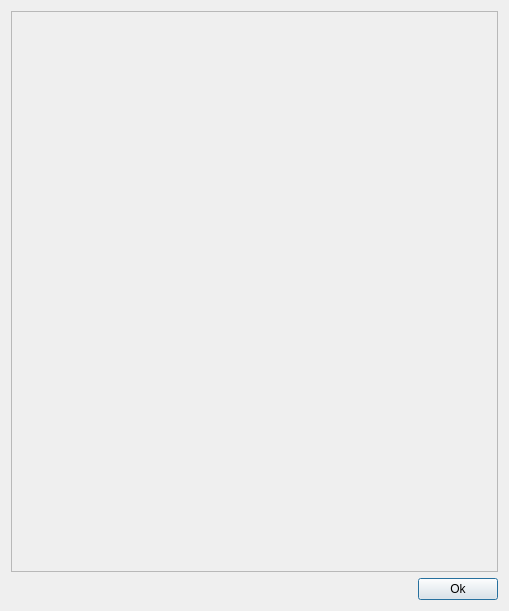
<?xml version="1.0" encoding="UTF-8"?>
<ui version="4.0">
 <class>view_exam_results</class>
 <widget class="QDialog" name="view_exam_results">
  <property name="geometry">
   <rect>
    <x>0</x>
    <y>0</y>
    <width>509</width>
    <height>611</height>
   </rect>
  </property>
  <property name="windowTitle">
   <string>Dialog</string>
  </property>
  <layout class="QGridLayout" name="gridLayout">
   <item row="0" column="0">
    <widget class="QScrollArea" name="scrollArea">
     <property name="widgetResizable">
      <bool>true</bool>
     </property>
     <widget class="QWidget" name="scrollExamResults">
      <property name="geometry">
       <rect>
        <x>0</x>
        <y>0</y>
        <width>485</width>
        <height>549</height>
       </rect>
      </property>
      <layout class="QVBoxLayout" name="verticalLayout"/>
     </widget>
    </widget>
   </item>
   <item row="1" column="0">
    <layout class="QHBoxLayout" name="horizontalLayout">
     <item>
      <spacer name="horizontalSpacer">
       <property name="orientation">
        <enum>Qt::Horizontal</enum>
       </property>
       <property name="sizeHint" stdset="0">
        <size>
         <width>576</width>
         <height>20</height>
        </size>
       </property>
      </spacer>
     </item>
     <item>
      <widget class="QPushButton" name="pushButton">
       <property name="text">
        <string>Ok</string>
       </property>
      </widget>
     </item>
    </layout>
   </item>
  </layout>
 </widget>
 <resources/>
 <connections/>
</ui>
